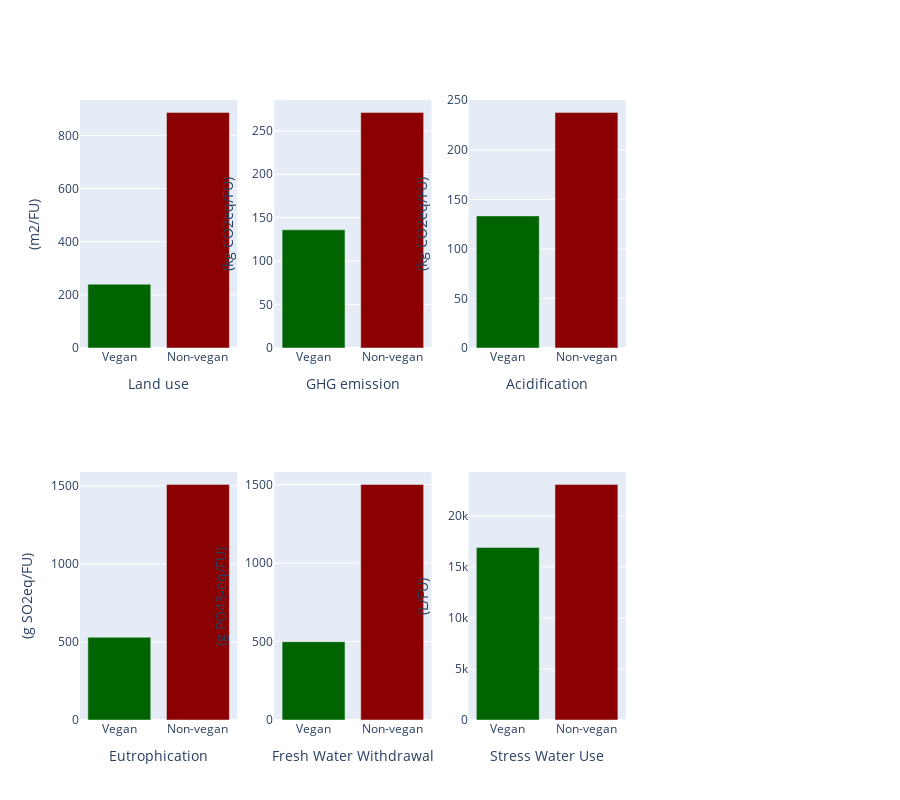

The notebook cell saved with this chart:
### Markdown cell above
##### Visualisation 2: sunburst charts that show the division of the ecological footprint between vegan and non-vegan products
* Overall meat is the biggest contributor to a large ecological footprint
* Lamb & mutton are the overall biggest contributer
* the non-vegan products have an ecological foot print that is about ten times larger then the vegan products

### Code cell
# Define the data for the bar plots
categories = ['Land use', 'GHG emission', 'Acidification', 'Eutrophication', 'Fresh Water Withdrawal', 'Stress Water Use']
vegan_values = [df_vegan_products_land_use["Mean"].sum(),
                df_vegan_products_ghg_2013["Mean.1"].sum(),
                df_vegan_products_ghg_2007["Mean.2"].sum(),
                df_vegan_products_acid["Mean.3"].sum(),
                df_vegan_products_eutro["Mean.4"].sum(),
                df_vegan_products_fresh_water_withdraw["Mean.5"].sum(),
                df_vegan_products_stress_water_use["Mean.6"].sum()]
non_vegan_values = [df_non_vegan_products_land_use["Mean"].sum(),
                    df_non_vegan_products_ghg_2013["Mean.1"].sum(),
                    df_non_vegan_products_ghg_2007["Mean.2"].sum(),
                    df_non_vegan_products_acid["Mean.3"].sum(),
                    df_non_vegan_products_eutro["Mean.4"].sum(),
                    df_non_vegan_products_fresh_water_withdraw["Mean.5"].sum(),
                    df_non_vegan_products_stress_water_use["Mean.6"].sum()]
yaxvalues = ['(m2/FU)', '(kg CO2eq/FU)', '(kg CO2eq/FU)', '(g SO2eq/FU)', '(g PO43-eq/FU)', '(L/FU)', '(L/FU)']


labels = ["", "Non-vegan", "Vegan"] + list(df_non_vegan_products["Product"]) + list(df_vegan_products["Product"])
parents = ["", "", ""] + ["Non-vegan"] * len(df_non_vegan_products) + ["Vegan"] * len(df_vegan_products)

# Creating the figure
specs_list1 = [{'type': 'bar'},{'type': 'bar'},{'type': 'bar'},{'type': 'bar'},]
specs_list = [specs_list1, specs_list1]

fig = make_subplots(rows=2, cols=4, specs=specs_list, vertical_spacing=0.2)

# Creating and adding the bar plots to the figure
i = 0
for category, vegan_value, non_vegan_value in zip(categories, vegan_values, non_vegan_values):
    i += 1
    if i < 4:
        fig.add_trace(go.Bar(
            x=['Vegan', 'Non-vegan'],
            y=[vegan_value, non_vegan_value],
            name=category,
            marker_color=['darkgreen', 'darkred']
        ), row=1, col=categories.index(category) + 1)
        fig.update_xaxes(title_text=category, row=1, col=categories.index(category) + 1)
        fig.update_yaxes(title_text=yaxvalues[categories.index(category)], row=1, col=categories.index(category) + 1)
    else:
        fig.add_trace(go.Bar(
            x=['Vegan', 'Non-vegan'],
            y=[vegan_value, non_vegan_value],
            name=category,
            marker_color=['darkgreen', 'darkred']
        ), row=2, col=categories.index(category) - 2)

        fig.update_xaxes(title_text=category, row=2, col=categories.index(category) - 2)
        fig.update_yaxes(title_text=yaxvalues[categories.index(category)], row=2, col=categories.index(category) - 2)

fig.update_layout(height=800, showlegend=False)
fig.show()

### Figure 1 — Plotly figure (JSON) as saved in the notebook; plotly's stock layout.template omitted (floating-point values rounded to 4 significant figures)
{"data": [{"marker": {"color": ["darkgreen", "darkred"]}, "name": "Land use", "type": "bar", "x": ["Vegan", "Non-vegan"], "xaxis": "x", "y": [240.1, 886.4], "yaxis": "y"}, {"marker": {"color": ["darkgreen", "darkred"]}, "name": "GHG emission", "type": "bar", "x": ["Vegan", "Non-vegan"], "xaxis": "x2", "y": [136.1, 271.3], "yaxis": "y2"}, {"marker": {"color": ["darkgreen", "darkred"]}, "name": "Acidification", "type": "bar", "x": ["Vegan", "Non-vegan"], "xaxis": "x3", "y": [133.3, 237.8], "yaxis": "y3"}, {"marker": {"color": ["darkgreen", "darkred"]}, "name": "Eutrophication", "type": "bar", "x": ["Vegan", "Non-vegan"], "xaxis": "x5", "y": [530.2, 1509.0], "yaxis": "y5"}, {"marker": {"color": ["darkgreen", "darkred"]}, "name": "Fresh Water Withdrawal", "type": "bar", "x": ["Vegan", "Non-vegan"], "xaxis": "x6", "y": [499.0, 1501.0], "yaxis": "y6"}, {"marker": {"color": ["darkgreen", "darkred"]}, "name": "Stress Water Use", "type": "bar", "x": ["Vegan", "Non-vegan"], "xaxis": "x7", "y": [16900.0, 23080.0], "yaxis": "y7"}], "layout": {"height": 800, "showlegend": false, "xaxis": {"anchor": "y", "domain": [0, 0.2125], "title": {"text": "Land use"}}, "xaxis2": {"anchor": "y2", "domain": [0.2625, 0.475], "title": {"text": "GHG emission"}}, "xaxis3": {"anchor": "y3", "domain": [0.525, 0.7375], "title": {"text": "Acidification"}}, "xaxis4": {"anchor": "y4", "domain": [0.7875, 1]}, "xaxis5": {"anchor": "y5", "domain": [0, 0.2125], "title": {"text": "Eutrophication"}}, "xaxis6": {"anchor": "y6", "domain": [0.2625, 0.475], "title": {"text": "Fresh Water Withdrawal"}}, "xaxis7": {"anchor": "y7", "domain": [0.525, 0.7375], "title": {"text": "Stress Water Use"}}, "xaxis8": {"anchor": "y8", "domain": [0.7875, 1]}, "yaxis": {"anchor": "x", "domain": [0.6, 1], "title": {"text": "(m2/FU)"}}, "yaxis2": {"anchor": "x2", "domain": [0.6, 1], "title": {"text": "(kg CO2eq/FU)"}}, "yaxis3": {"anchor": "x3", "domain": [0.6, 1], "title": {"text": "(kg CO2eq/FU)"}}, "yaxis4": {"anchor": "x4", "domain": [0.6, 1]}, "yaxis5": {"anchor": "x5", "domain": [0, 0.4], "title": {"text": "(g SO2eq/FU)"}}, "yaxis6": {"anchor": "x6", "domain": [0, 0.4], "title": {"text": "(g PO43-eq/FU)"}}, "yaxis7": {"anchor": "x7", "domain": [0, 0.4], "title": {"text": "(L/FU)"}}, "yaxis8": {"anchor": "x8", "domain": [0, 0.4]}}}
